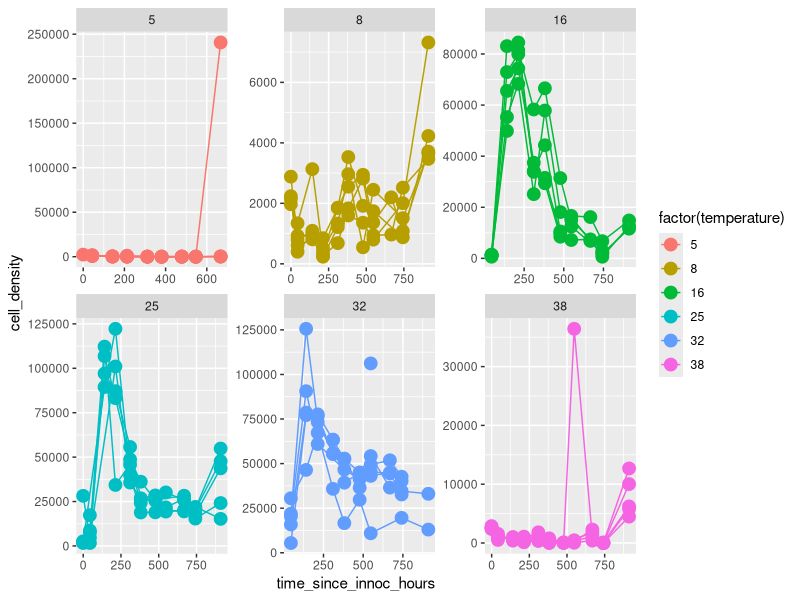
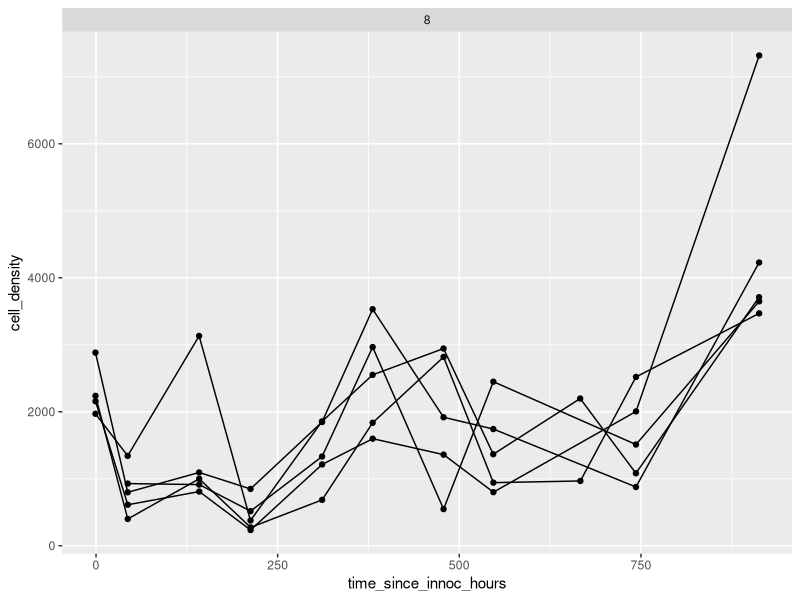

These charts were generated, in order, by the following R code:
#### plotting the J-TEMP data

library(tidyverse)
library(plotrix)

jtemp <- read_csv("data-processed/Jtemp_CR_all.csv")

jtemp %>%
	filter(species == "CR", temperature != 35) %>% 
	group_by(temperature, rep) %>%
	ggplot(aes(x = time_since_innoc_hours, group = rep, y = cell_density, color = factor(temperature))) + geom_point(size = 4) +
	geom_line() + 
	facet_wrap( ~ temperature, scales = "free")

jtemp %>% 
	filter(temperature == 8, species == "CR") %>%
	group_by(rep) %>% 
	ggplot(data = ., aes(x = time_since_innoc_hours, group = factor(rep), y = cell_density)) +
	# geom_point(size = 4) +
	geom_point() + 
	geom_line() +
	facet_wrap( ~ temperature)
	